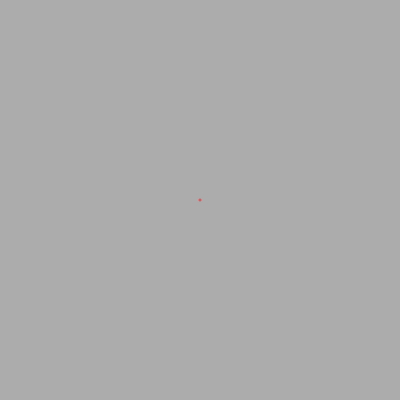
Frame 1 (no input)
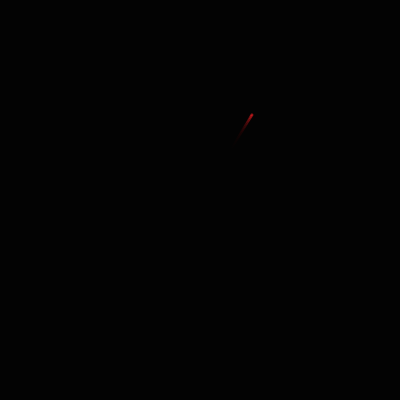
Frame 60 (the mouse pressed at the canvas centre just before this capture)
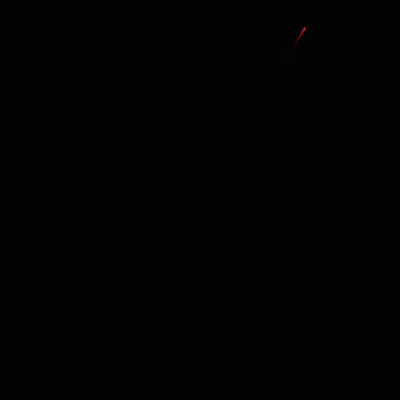
Frame 120 (the mouse held since frame 60 and released just before this capture)

The Processing sketch that drew these frames (run headless with seeded random() and noise(); from frame 60 on, the mouse is pressed at the canvas centre):

// Processing sketch: asteroid_Population_Explosion
// ── asteroid_Population_Explosion.pde
/* Population Explosion
Ira Greenberg, November 6, 2005
revised October 10, 2006 */
//declare some global variables
int botCount = 0;
int botLimit = 1000;
color worldColor = color(0, 40);
color[] botColor = new color[botCount];
float[] x = new float[botCount];
float[] y = new float[botCount];
float[] speedX = new float[botCount];
float[] speedY = new float[botCount];
float botSize = 3;
void setup(){
size(400, 400);
smooth();
noStroke();
breedBot();
}
void draw(){
fill(worldColor);
rect(0, 0, width, height);
birthBot();
moveBot();
detectCollision();
}
// expand arrays
void breedBot(){
if (botCount<1000){
botCount++;
// expand arrays
x = append(x, width/2);
y = append(y, height/2);
speedX = append(speedX, random(-3, 3));
speedY = append(speedY, random(-3, 3));
botColor = append(botColor, color(random(200, 255), 
random(127), random(40), random(100, 255)));
}
}
// draw bots
void birthBot(){
for (int i=0; i<botCount; i++){
fill(botColor[i]);
ellipse(x[i], y[i], botSize, botSize);
}
}
// animate bots
void moveBot(){
for (int i=0; i<botCount; i++){
x[i]+=speedX[i];
y[i]+=speedY[i];
}
}
// check boundary collisions
void detectCollision(){
for (int i=0; i<botCount; i++){
// right and left boundaries
if (x[i] >= width-botSize/2 || x[i] <= botSize/2){
// reverse direction
speedX[i]*=-1;
// make new bot
breedBot();
}
// top and bottom boundaries
if (y[i] >= height-botSize/2 || y[i] <= botSize/2){
// reverse direction
speedY[i]*=-1;
// make new bot
breedBot();
}
}
}
